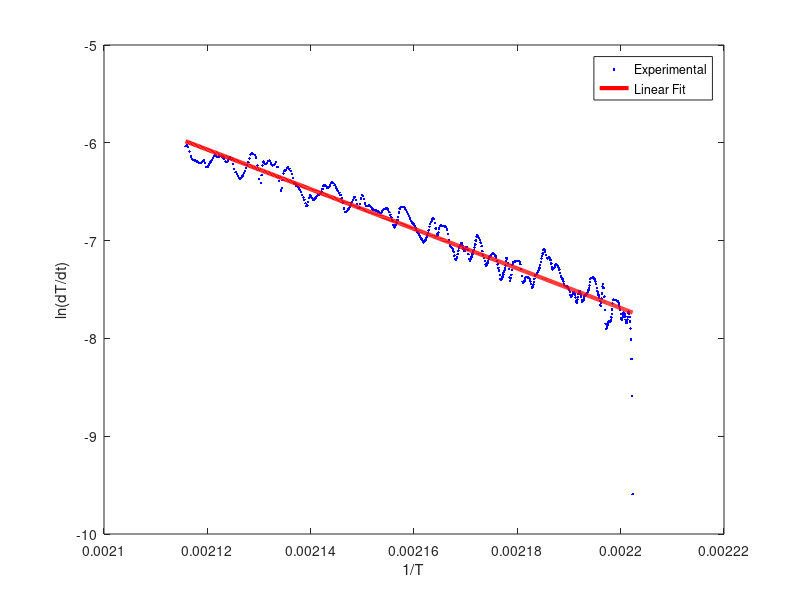
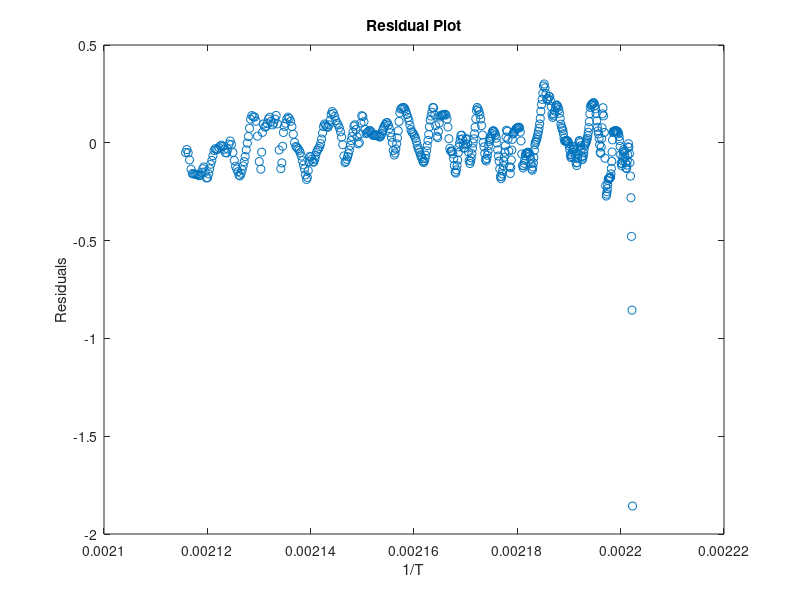

Write MATLAB code to recreate these figures, in order.
clc
clear
load HP_lfp_newdata.mat
Temp=new_data(:,1);
dTemp_dt=new_data(:,2);
numtimesteps=size(new_data);


Temp=double(Temp(19800:20359));
dTemp_dt=double(dTemp_dt(19800:20359));

% 设计巴特沃斯低通滤波器
Fs = 10000; % 采样频率，示例中为1000 Hz
Wn = 2*500/Fs; % 截止频率为50 Hz，根据信号特性确定
[b,a] = butter(1, Wn); % 计算滤波器系数，滤波器的阶数为4

% 对信号进行滤波
dTemp_dt_filtered = filter(b, a, dTemp_dt);

% 假设 Te_2, T0, Temp, dTemp_dt 是已知的实验数据
Te_2 = 496.3; % 假设的 Te_2 值
Te_2=double(Te_2);
% 定义目标函数，用于最小二乘法
% ... [其他代码不变] ...

% 对数变换
ln_dTemp_dt = log(dTemp_dt_filtered./(Te_2-Temp));

% 使用线性回归拟合 1/T 和 ln(dT/dt)
p_linear = polyfit(1./Temp, ln_dTemp_dt, 1);

% 从线性回归中获取参数
slope = p_linear(1); % 对应于 Ea_2 / (-8.314)
intercept = p_linear(2); % 对应于 log(A_2)

% 显示结果
fprintf('Slope (Ea_2 / (-8.314)) = %f\n', slope);
fprintf('Intercept (log(A_2)) = %f\n', intercept);

Ea_2=slope*(-8.314);
A_2=exp(intercept);

% 显示结果
fprintf('Ea_2 = %f\n', Ea_2);
fprintf('A_2 = %f\n', A_2);


% 绘制原始数据和线性拟合结果
x = 1./Temp;
R_SIM=intercept + slope*x;
figure
plot(x, ln_dTemp_dt, 'b.', x, R_SIM, 'r-', 'LineWidth', 3);
xlabel('1/T');
ylabel('ln(dT/dt)');
legend('Experimental', 'Linear Fit');

% 计算R-squared
SSres = sum((ln_dTemp_dt - R_SIM).^2);  % 残差平方和
SStot = sum((ln_dTemp_dt - mean(ln_dTemp_dt)).^2);  % 总平方和
R2 = 1 - SSres/SStot;

% 计算MSE和RMSE
MSE = mean((ln_dTemp_dt - R_SIM).^2);
RMSE = sqrt(MSE);

% 计算MAE
MAE = mean(abs(ln_dTemp_dt - R_SIM));

% 计算MAPE
n = length(ln_dTemp_dt); % 获取数据点的数量
mape = (100 / n) * sum(abs((ln_dTemp_dt - R_SIM) ./ ln_dTemp_dt));



% 显示精度指标
fprintf('R-squared: %f\n', R2);
fprintf('MSE: %f\n', MSE);
fprintf('RMSE: %f\n', RMSE);
fprintf('MAE: %f\n', MAE);
fprintf('MAPE: %f%%\n', mape);

% 绘制残差图
figure
residuals = ln_dTemp_dt - R_SIM;
plot(1./Temp, residuals, 'o');
xlabel('1/T');
ylabel('Residuals');
title('Residual Plot');